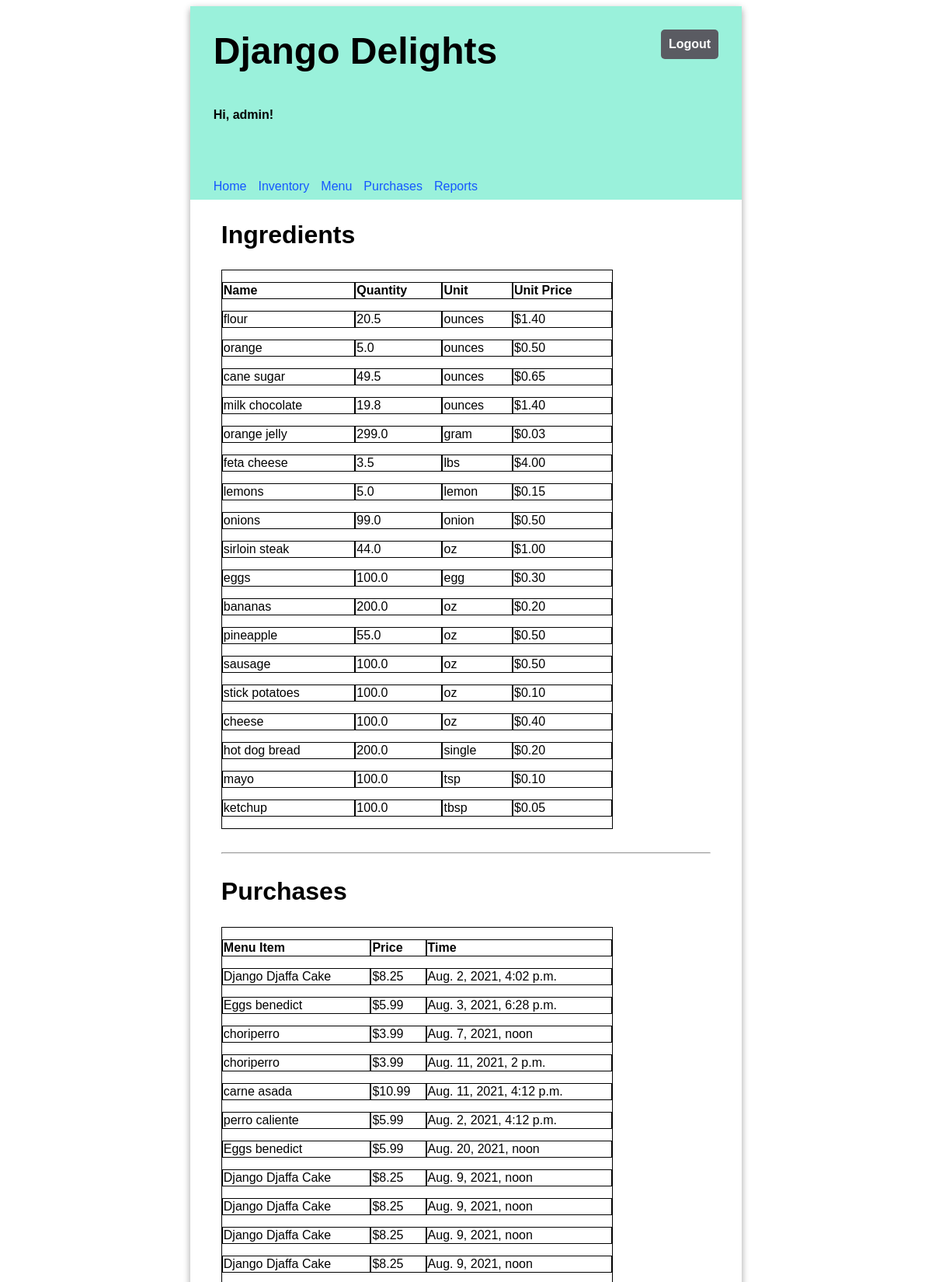
The app's page / (signed in, upper part) with its own data.
### inventory/models.py (models this page shows, shortened)
class Ingredient(models.Model):
    name = NameField(max_length=30,unique=True)
    quantity = models.FloatField(default=0)
    unit = models.CharField(max_length=30) #unit used e.g lbs oz
    unit_price = models.FloatField(default=0)

class Purchase(models.Model):
    menu_item = models.ForeignKey(MenuItem,on_delete=models.CASCADE)
    timestamp = models.DateTimeField() #this fields adds the hours and seconds.

class MenuItem(models.Model):
    title = NameField(max_length=30, unique=True)
    price = models.FloatField(default=0)

### inventory/views.py (the view)
# urls.py: path('',views.HomeView.as_view(), name='index'),
class HomeView(LoginRequiredMixin,TemplateView):
    template_name = 'inventory/home.html'
    def get_context_data(self):
        context = super().get_context_data()
        context['ingredients'] = Ingredient.objects.all()
        context['menu_items'] = MenuItem.objects.all()
        context['purchases'] = Purchase.objects.all()
        return context

### inventory/templates/inventory/home.html (shortened to what this page needs)
{% extends './base.html' %} {% load static %}
{% block content %}
    <div class="home">
        <div>
            <h2>Ingredients</h2>
            <table class="inventory-table">
                <thead>
                    <tr>
                        <th>Name</th>
                        <th>Quantity</th>
                        <th>Unit</th>
                        <th>Unit Price</th>
                    </tr>
                </thead>
                <tbody>
                {% for ingredient in ingredients %}
                    <tr>
                        <td>{{ ingredient.name }}</td>
                        <td>{{ ingredient.quantity }}</td>
                        <td>{{ ingredient.unit }}</td>
                        <td class="price">${{ ingredient.unit_price|stringformat:".2f" }}</td>
                    </tr>
                {% endfor %}
                </tbody>
            </table>
        </div>
      <hr/>
      <div>
            <h2>Purchases</h2>
            <table class="inventory-table">
                <thead>
                    <tr>
                        <th>Menu Item</th>
                        <th>Price</th>
                        <th>Time</th>
                    </tr>
                </thead>
                <tbody>
                {% for purchase in purchases %}
                    <tr>
                        <td>{{ purchase.menu_item.title }}</td>
                        <td class="price">${{ purchase.menu_item.price|stringformat:".2f" }}</td>
                        <td>{{ purchase.timestamp }}</td>
                    </tr>
                {% endfor %}
                </tbody>
            </table>
        </div>
    </div>
{% endblock %}

### inventory/templates/inventory/base.html
{% load static %}
<html>
<head>
      <link rel="stylesheet" type="text/css" href="{% static 'inventory/style_1.css' %}" />
</head>
<body>
<div class="app">
    <header>
        <div class="header-first-row">
      <h1 class="title">Django Delights</h1>
      {% if user.is_authenticated %}
      <a class="logout" href="/logout">Logout</a>
      {% endif %}
    </div>
        {% if user.is_authenticated %}
      <p>Hi, {{ user.username }}!</p>
        <nav class="navbar">
            <a href="{% url  'home' %}">Home</a>
            <a href="{% url 'inventory' %}">Inventory</a>
            <a href="{% url 'menulist' %}">Menu</a>
            <a href="{% url 'purchaselist' %}">Purchases</a>
            <a href="{% url 'reports' %}">Reports</a>
        </nav>
        {% endif %}
    </header>
    <main>
        {% block content %}{% endblock %}
    </main>
</div>
</body>
</html>

### inventory/static/inventory/style_1.css (style rules this page uses)
body { font-family: 'Oxygen', sans-serif; }
hr { margin: 30px 0; }
header { background-color: #9af1db; min-height: 100px; display: flex; align-items: center; flex-direction: column; align-items: flex-start; padding-left: 30px; }
main { display: flex; flex-direction: column; padding: 0 40px 20px 40px; justify-content: center; }
main h2 { font-size: 2em; }
.app { min-width: 100px; max-width: 60%; margin: 0 auto; box-shadow: 0 4px 8px 0 rgba(0, 0, 0, 0.2), 0 3px 10px 0 rgba(0, 0, 0, 0.19); }
.title { font-size: 3em; padding: 30px 0; margin: auto 0; }
header p { font-weight: bold; }
.navbar { margin-top: 50px; display: flex; width: 100%; }
.navbar a { text-decoration: none; padding: 8px 0; color: #1557FF; margin-right: 15px; }
main table { text-align: left; border-collapse: separate; border-spacing: 0 15px; width: 80%; }
.header-first-row { width: 100%; display: flex; justify-content: space-between; }
.logout { height: max-content; text-align: center; text-decoration: none; border: 0px; background-color: #5a5b62; border-radius: 5px; color: white; padding: 10px; font-weight: bold; margin: 30px; font-size: 1em; }
a { text-decoration: none; color: #1557FF; }
table,th,td { border: 1px solid black }

### records on screen
Ingredient: name "flour", quantity "20.5", unit "ounces", unit_price "1.40"
Ingredient: name "orange", quantity "5.0", unit "ounces", unit_price "0.50"
Ingredient: name "cane sugar", quantity "49.5", unit "ounces", unit_price "0.65"
Ingredient: name "milk chocolate", quantity "19.8", unit "ounces", unit_price "1.40"
Ingredient: name "orange jelly", quantity "299.0", unit "gram", unit_price "0.03"
Ingredient: name "feta cheese", quantity "3.5", unit "lbs", unit_price "4.00"
Ingredient: name "lemons", quantity "5.0", unit "lemon", unit_price "0.15"
Ingredient: name "onions", quantity "99.0", unit "onion", unit_price "0.50"
Ingredient: name "sirloin steak", quantity "44.0", unit "oz", unit_price "1.00"
Ingredient: name "eggs", quantity "100.0", unit "egg", unit_price "0.30"
Ingredient: name "bananas", quantity "200.0", unit "oz", unit_price "0.20"
Ingredient: name "pineapple", quantity "55.0", unit "oz", unit_price "0.50"
Ingredient: name "sausage", quantity "100.0", unit "oz", unit_price "0.50"
Ingredient: name "stick potatoes", quantity "100.0", unit "oz", unit_price "0.10"
Ingredient: name "cheese", quantity "100.0", unit "oz", unit_price "0.40"
Ingredient: name "hot dog bread", quantity "200.0", unit "single", unit_price "0.20"
Ingredient: name "mayo", quantity "100.0", unit "tsp", unit_price "0.10"
Ingredient: name "ketchup", quantity "100.0", unit "tbsp", unit_price "0.05"
Purchase: menu_item "Django Djaffa Cake", menu_item.price "8.25", timestamp "Aug. 2, 2021, 4:02 p.m."
Purchase: menu_item "Eggs benedict", menu_item.price "5.99", timestamp "Aug. 3, 2021, 6:28 p.m."
Purchase: menu_item "choriperro", menu_item.price "3.99", timestamp "Aug. 7, 2021, noon"
Purchase: menu_item "choriperro", menu_item.price "3.99", timestamp "Aug. 11, 2021, 2 p.m."
Purchase: menu_item "carne asada", menu_item.price "10.99", timestamp "Aug. 11, 2021, 4:12 p.m."
Purchase: menu_item "perro caliente", menu_item.price "5.99", timestamp "Aug. 2, 2021, 4:12 p.m."
Purchase: menu_item "Eggs benedict", menu_item.price "5.99", timestamp "Aug. 20, 2021, noon"
Purchase: menu_item "Django Djaffa Cake", menu_item.price "8.25", timestamp "Aug. 9, 2021, noon"
Purchase: menu_item "Django Djaffa Cake", menu_item.price "8.25", timestamp "Aug. 9, 2021, noon"
Purchase: menu_item "Django Djaffa Cake", menu_item.price "8.25", timestamp "Aug. 9, 2021, noon"
Purchase: menu_item "Django Djaffa Cake", menu_item.price "8.25", timestamp "Aug. 9, 2021, noon"

### other values on screen
{{ user.username }} "admin"
